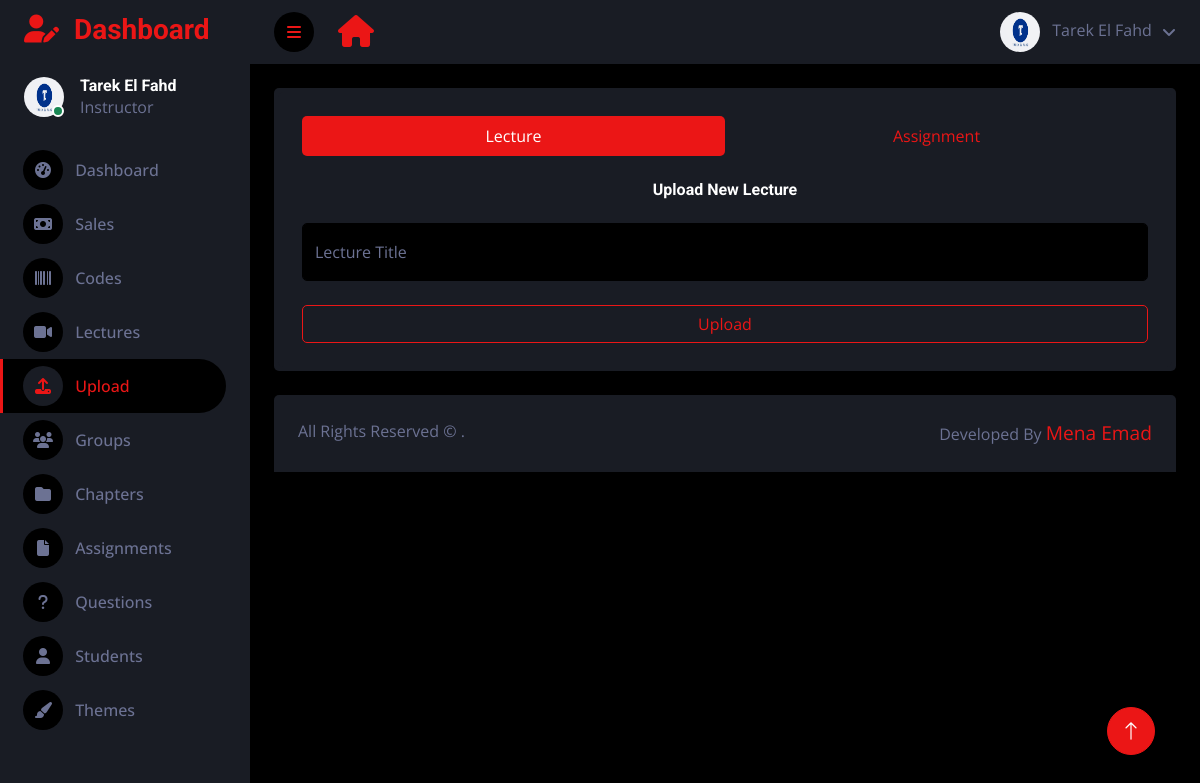
Screenshot of /en/dashboard/upload (signed in) with the database file from the repository.
### main/models.py (models this page shows, shortened)
class Profile(models.Model):
    user = models.ForeignKey(User, on_delete=models.CASCADE , blank=True , null=True)
    id_user = models.IntegerField()
    username = models.CharField(max_length=100, blank=True)
    name = models.CharField(max_length=100, blank=True , null=True)
    image = models.ImageField(upload_to='profile_images', default='blank-profile-picture.jpg' , blank=True , null=True)
    phone = models.CharField(max_length=100, blank=True , null=True)
    school = models.TextField(blank=True)
    location = models.CharField(max_length=100, blank=True)
    class years(models.TextChoices):
        first = 'first',
        second = 'second',
        third = 'third',
        none = 'none',
    year = models.CharField(max_length=25, choices=years.choices, default=years.none,  blank=True , null=True)
    money = models.IntegerField(editable=True , default='0')
    no_of_buys = models.IntegerField(default=0)
    true_answers = models.IntegerField(default=0)
    public = models.BooleanField(default=True)
    join_date = models.DateTimeField(default=datetime.now)
    premium = models.BooleanField(default=True)
    instructor = models.BooleanField(default=False)
    admin = models.BooleanField(default=False)
    code = models.CharField(blank=True , max_length=100)
    no_of_sells = models.IntegerField(default=0)

### dashboard/views.py (the view)
# urls.py: path('dashboard/upload' , views.dashboard_upload , name="dashboard-upload-page"),
def dashboard_upload(request ):
    if User.objects.filter(username=request.user.username).first():
        user_object = User.objects.get(username=request.user.username)
        user_profile = Profile.objects.get(user=user_object)
        notifications_count = Notification.objects.filter(user=request.user).count()
    else:
        user_profile = ''
        notifications_count = ''
    lectures = Lecture.objects.filter(user=request.user).order_by('created_at')
    return render(request, 'dark/upload.html', {'user_profile': user_profile, 'lectures':lectures ,   'notifications' : notifications_count })

### templates/dark/upload.html (shortened to what this page needs)
{% extends "base-dark.html" %}
{% load static %}
{% block content%}
<body>
    <div class="container-fluid position-relative d-flex p-0">
        <div class="sidebar pe-4 pb-3" style="overflow-y:hidden;">
            <nav class="navbar bg-secondary navbar-dark">
                <a href="/dashboard" class="navbar-brand mx-4 mb-3">
                    <h3 class="text-primary"><i class="fa fa-user-edit me-2"></i>
                        {% if LANGUAGE_CODE == 'ar' %}لوحة التحكم{% else %}Dashboard{% endif %}
                    </h3>
                </a>
                <div class="d-flex align-items-center ms-4 mb-4">
                    <div class="position-relative">
                        {% if user_profile.image %}
                        <img class="rounded-circle" src="{{user_profile.image.url}}" alt=""
                            style="width: 40px; height: 40px;">
                        {% else %}
                        <img class="rounded-circle" src="{% static 'images/default-profile-image.jpg' %}" alt=""
                            style="width: 40px; height: 40px;">
                        {% endif %}
                        <div
                            class="bg-success rounded-circle border border-2 border-white position-absolute end-0 bottom-0 p-1">
                        </div>
                    </div>
                    <div class="ms-3">
                        <h6 class="mb-0">{{user_profile.name}}</h6>
                        {% if user_profile.instructor == True %}
                        <span>{% if LANGUAGE_CODE == 'ar' %}مدرس{% else %}Instructor{% endif %}</span>
                        {% else %}
                        <span>{% if LANGUAGE_CODE == 'ar' %}طالب{% else %}Student{% endif %}</span>
                        {% endif %}
                    </div>
                </div>
                <div class="navbar-nav w-100">
                    <a href="{% url 'dashboard-page' %}" class="nav-item nav-link "><i
                            class="fa fa-tachometer-alt me-2"></i>
                        {% if LANGUAGE_CODE == 'ar' %}لوحة التحكم{% else %}Dashboard{% endif %}
                    </a>
                    <a href="{% url 'dashboard-sales' %}" class="nav-item nav-link "><i
                            class="fa fa-money-bill me-2"></i>
                        {% if LANGUAGE_CODE == 'ar' %}المبيعات{% else %}Sales{% endif %}
                    </a>
                    <a href="{% url 'dashboard-codes' %}" class="nav-item nav-link "><i class="fa fa-barcode me-2"></i>
                        {% if LANGUAGE_CODE == 'ar' %}الاكواد{% else %}Codes{% endif %}
                    </a>
                    <a href="{% url 'dashboard-lectures' %}" class="nav-item nav-link"><i class="fa fa-video me-2"></i>
                        {% if LANGUAGE_CODE == 'ar' %}المحاضرات{% else %}Lectures{% endif %}
                    </a>
                    <a href="{% url 'dashboard-upload-page' %}" class="nav-item nav-link active"><i
                            class="fa fa-upload me-2"></i>
                        {% if LANGUAGE_CODE == 'ar' %}تحميل{% else %}Upload{% endif %}
                    </a>
                    <a href="{% url 'dashboard-groups' %}" class="nav-item nav-link"><i class="fa fa-users me-2"></i>
                        {% if LANGUAGE_CODE == 'ar' %}المجموعات{% else %}Groups{% endif %}
                    </a>
                    <a href="{% url 'dashboard-chapters' %}" class="nav-item nav-link ">
                        <i class="fa fa-folder me-2"></i>
                        {% if LANGUAGE_CODE == 'ar' %}الفصول{% else %}Chapters{% endif %}
                    </a>
                    <a href="/dashboard/assignments" class="nav-item nav-link "><i class="fa fa-file me-2"></i>
                        {% if LANGUAGE_CODE == 'ar' %}التكليفات{% else %}Assignments{% endif %}
                    </a>
                    <a href="{% url 'dashboard-questions' %}" class="nav-item nav-link "><i
                            class="fa fa-question me-2"></i>
                        {% if LANGUAGE_CODE == 'ar' %}أسئلة{% else %}Questions{% endif %}
                    </a>
                    <a href="{% url 'dashboard-students' %}" class="nav-item nav-link "><i class="fa fa-user me-2"></i>
                        {% if LANGUAGE_CODE == 'ar' %}الطلاب{% else %}Students{% endif %}
                    </a>
                    <a href="{% url 'dashboard-themes' %}" class="nav-item nav-link "><i
                            class="fa fa-paint-brush me-2"></i>
                        {% if LANGUAGE_CODE == 'ar' %}الثيمات{% else %}Themes{% endif %}
                    </a>
                </div>
            </nav>
        </div>
        <div class="content">
            <nav class="navbar navbar-expand bg-secondary navbar-dark sticky-top px-4 py-0">
                <a href="#" class="sidebar-toggler flex-shrink-0 me-4">
                    <i class="fa fa-bars"></i>
                </a>
                <a href="/" class="navbar-brand d-flex ">
                    <h2 class="text-primary mb-0"><i class="fa fa-home"></i></h2>
                </a>
                <div class="navbar-nav align-items-center ms-auto">
                    <div class="nav-item dropdown">
                        <a href="#" class="nav-link dropdown-toggle" data-bs-toggle="dropdown">
                            {% if user_profile.image %}
                            <img class="rounded-circle me-lg-2" src="{{user_profile.image.url}}" alt=""
                                style="width: 40px; height: 40px;">
                            {% else %}
                            <img class="rounded-circle me-lg-2" src="{% static 'images/default-profile-image.jpg' %}"
                                alt="" style="width: 40px; height: 40px;">
                            {% endif %}
                            <span class="d-none d-lg-inline-flex">
                                {% if LANGUAGE_CODE == 'ar' %}{{user_profile.name}}{% else %}{{user_profile.name}}{% endif %}
                            </span>
                        </a>
                    </div>
                </div>
            </nav>
<div class="container-fluid pt-4 px-4">
    <div class="bg-secondary rounded p-1">
        <div class="col-12">
            <div class="bg-secondary rounded h-100 p-4">
                <ul class="nav nav-pills mb-3" id="pills-tab" role="tablist">
                    <li class="nav-item" role="presentation" style="width: 50%;">
                        <button class="nav-link active w-100" id="pills-home-tab" data-bs-toggle="pill"
                            data-bs-target="#lecture" type="button" role="tab" aria-controls="pills-home"
                            aria-selected="true">
                            {% if LANGUAGE_CODE == 'ar' %}محاضرة{% else %}Lecture{% endif %}
                        </button>
                    </li>
                    <li class="nav-item" role="presentation" style="width: 50%;">
                        <button class="nav-link w-100" id="pills-profile-tab" data-bs-toggle="pill"
                            data-bs-target="#assignment" type="button" role="tab"
                            aria-controls="pills-profile" aria-selected="false">
                            {% if LANGUAGE_CODE == 'ar' %}تكليف{% else %}Assignment{% endif %}
                        </button>
                    </li>
                </ul>
                <div class="tab-content" id="pills-tabContent">
                    <div class="tab-pane fade show active" id="lecture" role="tabpanel" aria-labelledby="pills-home-tab">
                        <div class="w-100 text-center pt-2">
                            <h6 class="mb-4">
                                {% if LANGUAGE_CODE == 'ar' %}تحميل محاضرة جديدة{% else %}Upload New Lecture{% endif %}
                            </h6>
                        </div>
                        <form action="/dashboard/create-lecture" method="POST">
                            <div class="form-floating">
                                <input type="text" name="title" class="form-control" id="floatingInput"
                                    placeholder="{% if LANGUAGE_CODE == 'ar' %}اسم المحاضرة{% else %}Lecture Title{% endif %}">
                                <label for="floatingInput">
                                </label>
                            </div>
                            <button class="btn btn-outline-primary w-100 mt-4" type="submit">
                                {% if LANGUAGE_CODE == 'ar' %}تحميل{% else %}Upload{% endif %}
                            </button>
                        </form>
                    </div>
                </div>
            </div>
        </div>
    </div>
</div>
            <div class="container-fluid pt-4 px-4">
                <div class="bg-secondary rounded-top p-4">
                    <div class="row">
                        <div class="col-12 col-sm-6 text-center text-sm-start">
                            All Rights Reserved &copy; .
                        </div>
                        <div class="col-12 col-sm-6 text-center text-sm-end">
                            Developed By <a href="https://www.facebook.com/bondok.emad" style="font-size: larger;">Mena
                                Emad</a>
                        </div>
                    </div>
                </div>
            </div>
        </div>
        <a href="#" class="btn btn-lg btn-primary btn-lg-square back-to-top"><i class="bi bi-arrow-up"></i></a>
    </div>
</body>
{% endblock content %}

### plat/static/dark/css/style.css (style rules this page uses)
:root { --primary: #EB1616; --secondary: #191C24; --light: #6C7293; --dark: #000000; }
.back-to-top { position: fixed; display: none; right: 45px; bottom: 45px; z-index: 99; }
.btn { transition: .5s; }
.btn-lg-square { width: 48px; height: 48px; }
.btn-square, .btn-sm-square, .btn-lg-square { padding: 0; display: inline-flex; align-items: center; justify-content: center; font-weight: normal; border-radius: 50px; }
.sidebar { position: fixed; top: 0; left: 0; bottom: 0; width: 250px; height: 100vh; overflow-y: auto; background: var(--secondary); transition: 0.5s; z-index: 999; }
.content { margin-left: 250px; min-height: 100vh; background: var(--dark); transition: 0.5s; }
@media (min-width: 992px) { .sidebar { margin-left: 0; } }
@media (min-width: 992px) { .content { width: calc(100% - 250px); } }
.sidebar .navbar .navbar-nav .nav-link { padding: 7px 20px; color: var(--light); font-weight: 500; border-left: 3px solid var(--secondary); border-radius: 0 30px 30px 0; outline: none; }
.sidebar .navbar .navbar-nav .nav-link:hover, .sidebar .navbar .navbar-nav .nav-link.active { color: var(--primary); background: var(--dark); border-color: var(--primary); }
.sidebar .navbar .navbar-nav .nav-link i { width: 40px; height: 40px; display: inline-flex; align-items: center; justify-content: center; background: var(--dark); border-radius: 40px; }
.sidebar .navbar .navbar-nav .nav-link:hover i, .sidebar .navbar .navbar-nav .nav-link.active i { background: var(--secondary); }
.content .navbar .navbar-nav .nav-link { margin-left: 25px; padding: 12px 0; color: var(--light); outline: none; }
.content .navbar .sidebar-toggler, .content .navbar .navbar-nav .nav-link i { width: 40px; height: 40px; display: inline-flex; align-items: center; justify-content: center; background: var(--dark); border-radius: 40px; }
.content .navbar .dropdown-toggle::after { margin-left: 6px; vertical-align: middle; border: none; content: "\f107"; font-family: "Font Awesome 5 Free"; font-weight: 900; transition: .5s; }

### rows the page displays
Profile: image (picture), name "Tarek El Fahd"
